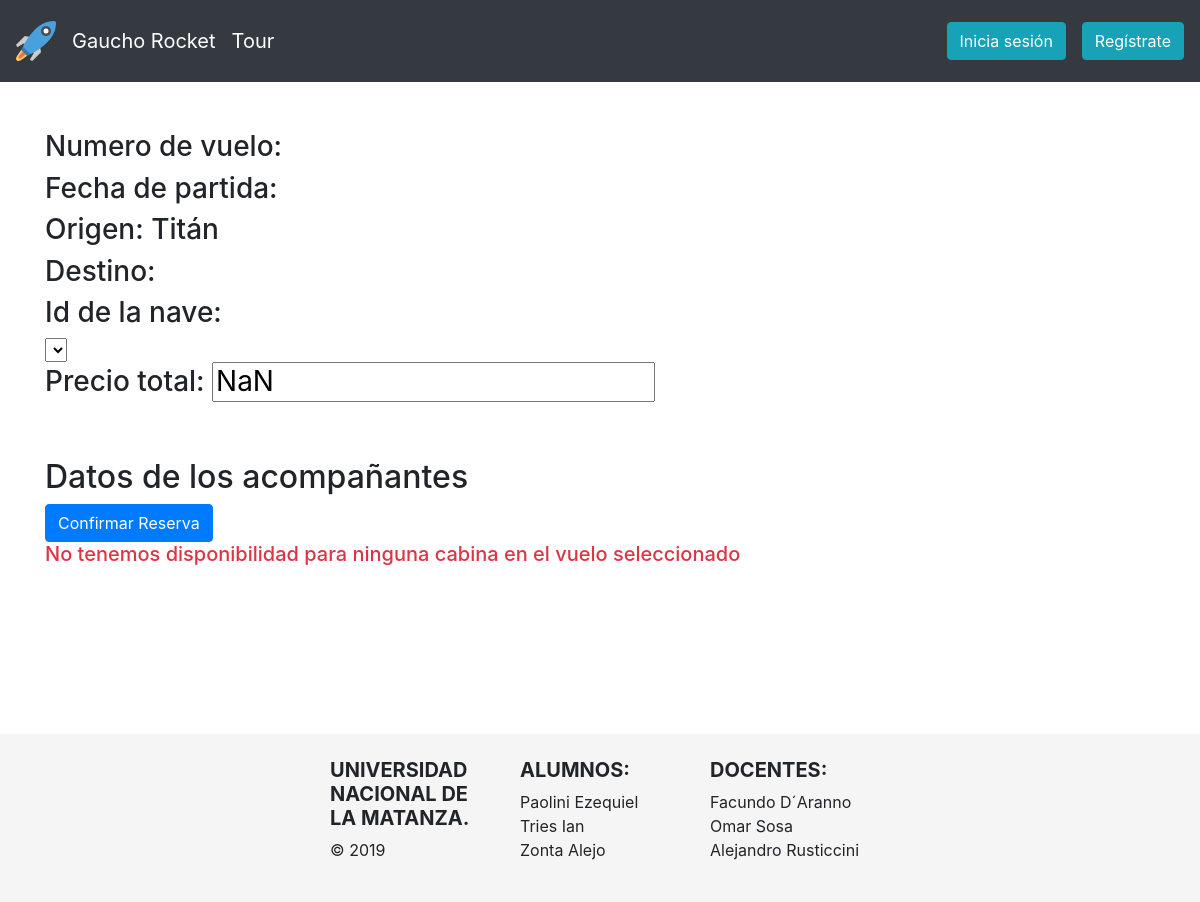
/reserva.php?origen=11, run on an earlier commit of the app's database.
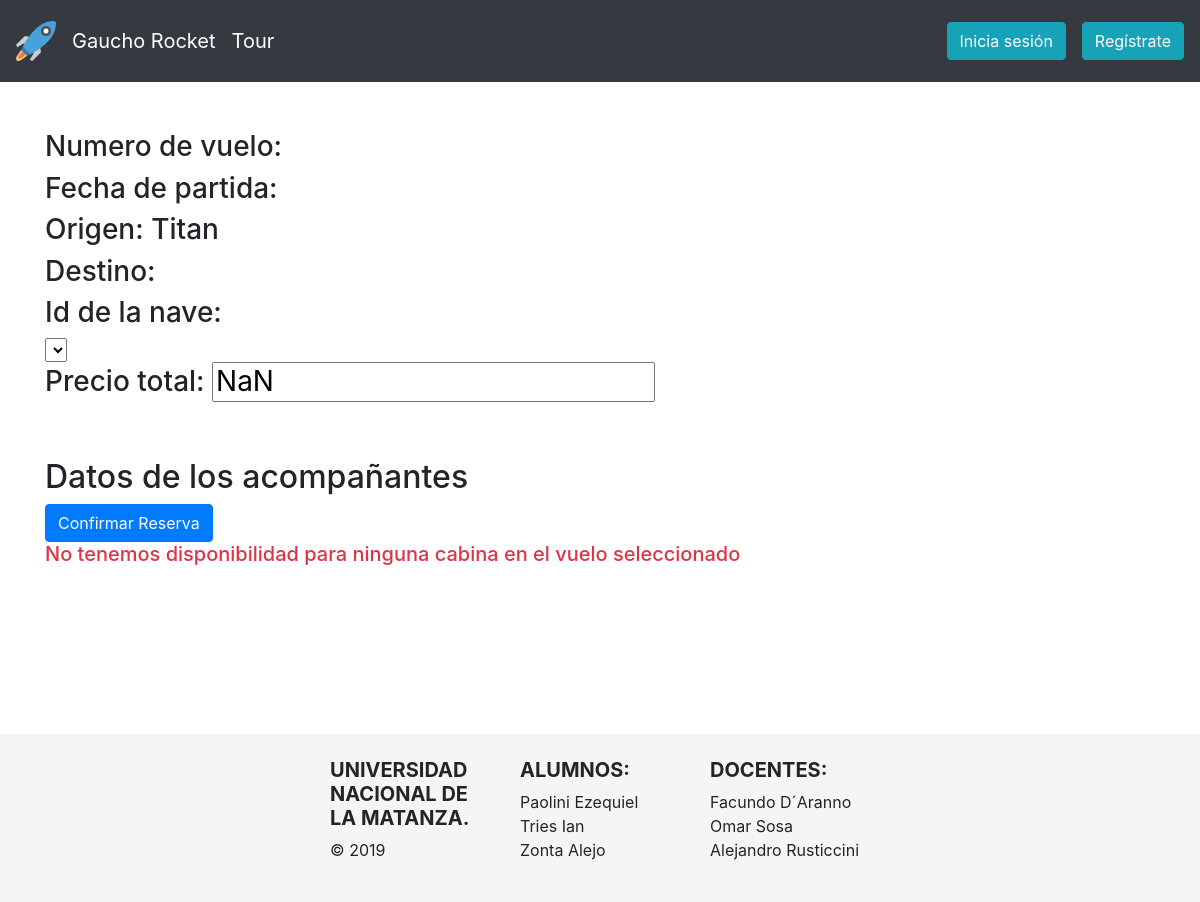
And on a later commit of the database.
### tables this page shows
CREATE TABLE estacion(
    idEstacion INT AUTO_INCREMENT,
    nombreEstacion NVARCHAR(50) UNIQUE,
    PRIMARY KEY(idEstacion)
);

### helpers/Query.php (called while the page is built, shortened)
<?php
class Query{
    public function consulta($columnas, $tablas, $condiciones){
        $conn = $this->establecerConexion();
        if($condiciones != ""){
            $sql = "SELECT " . $columnas . " FROM " . $tablas . " WHERE " . $condiciones;
        } else {
            $sql = "SELECT " . $columnas . " FROM " . $tablas;
        }
        $result = $conn->query($sql);
        if ($result->num_rows > 0) {
            while($row = $result->fetch_assoc()){
                $entradas[] = $row;
           }
        } else {
            $entradas = null;
        }
        return $entradas;
    }
    private function establecerConexion(){
        $conn = getConexion();
        return $conn;
    }
}
?>

### reserva.php (the view, shortened to what this page needs)
<?php
    $idOrigen = $_GET['origen'];
    $idDestino = $_GET['destino'];
    $fechaDesde = $_GET['fechaDesde'];
    $idVuelo= $_GET['idVuelo'];
    $idNave= $_GET['id_nave'];
    $query = new Query();
    $result = $query->consulta("nombreEstacion", "estacion", "idEstacion = '$idOrigen'");
    $nombreOrigen = $result[0]['nombreEstacion'];
    $result = $query->consulta("nombreEstacion", "estacion", "idEstacion = '$idDestino'");
    $nombreDestino = $result[0]['nombreEstacion'];
    $error = "";
?>
<!DOCTYPE html>
<html lang="en">
<head>
</head>
<body>
    <?php include_once($_SERVER["DOCUMENT_ROOT"] . "/TP-PW2/Vistas/header.php"); ?>
    <div class="container">
        <form id="form-confirmar-reserva" action="./Endpoints/confirmarReserva.php" method="get">
            <h3>Numero de vuelo: <?php echo $idVuelo; ?></h3>
            <h3>Fecha de partida: <?php echo $fechaDesde ;?></h3>
            <h3>Origen: <?php echo $nombreOrigen ;?></h3>
            <h3>Destino: <?php echo $nombreDestino ;?></h3>
            <h3>Id de la nave: <?php echo $idNave;?></h3>
            <select name="idCabina" id="select-cabina">
                <?php
                    $hayLugarEnElVuelo = false;
                    if(!$hayLugarEnElVuelo){
                        $error = "<h5 class='text-danger'>No tenemos disponibilidad para ninguna cabina en el vuelo seleccionado</h5>";
                    }
                ?>
            </select>
            <h3>Precio total: <input id="precio-total" class="" name="montoReserva"></h3>
            <br><br>
        </form>
        <h2>Datos de los acompañantes</h2>
        <button id="confirmar-reserva" class="btn btn-primary">Confirmar Reserva</button>
        <?php echo $error; ?>
    </div>
    <?php include_once($_SERVER["DOCUMENT_ROOT"] . "/TP-PW2/Vistas/footer.php"); ?>
</body>
</html>

What changed in the data, as far as the page shows it:
changed estacion: nombreEstacion "Titán" → "Titan"
